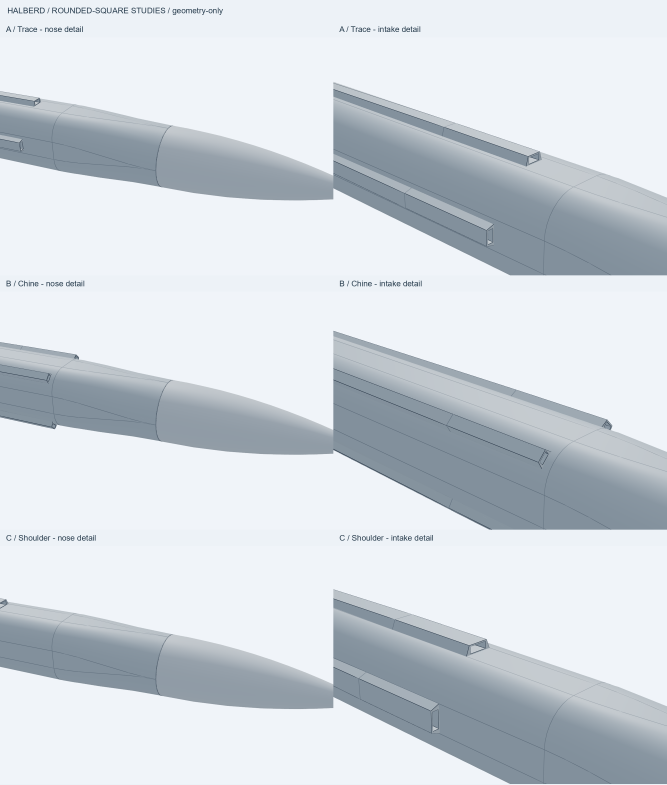
#> input picture cad/halberd_rounded_square/reviews/ABC_Details.png, 2000 x 2353 px (shown at 1/3 size)
$ python -i render_spear_revisions.py   (imports and definitions only)
#> lines starting #> are read from the running program, lines starting #| are printed output that depends on the picture
"""Matched local Spear boattail and one-fin review packet."""

import json
import subprocess
import sys
from pathlib import Path

from PIL import Image, ImageChops, ImageDraw, ImageOps


ROOT = Path(__file__).resolve().parents[1]
REVIEWS = ROOT / "reviews"
CAMERA = {"direction": [-1, -1, .8]}
STUDIES = ("Trim", "Rake", "Broad")


# [11 lines left out: function snapshot, not called in this run]


def tight(path):
    with Image.open(path) as src:
#> src is the input picture: PIL image 2000x2353 RGB; mean R, G, B 208.4, 215.1, 221.8
        image = src.convert("RGB")
    color = image.getpixel((0, 0))
#> color = (237, 242, 247)
    diff = ImageChops.difference(image, Image.new("RGB", image.size, color)).convert("L")
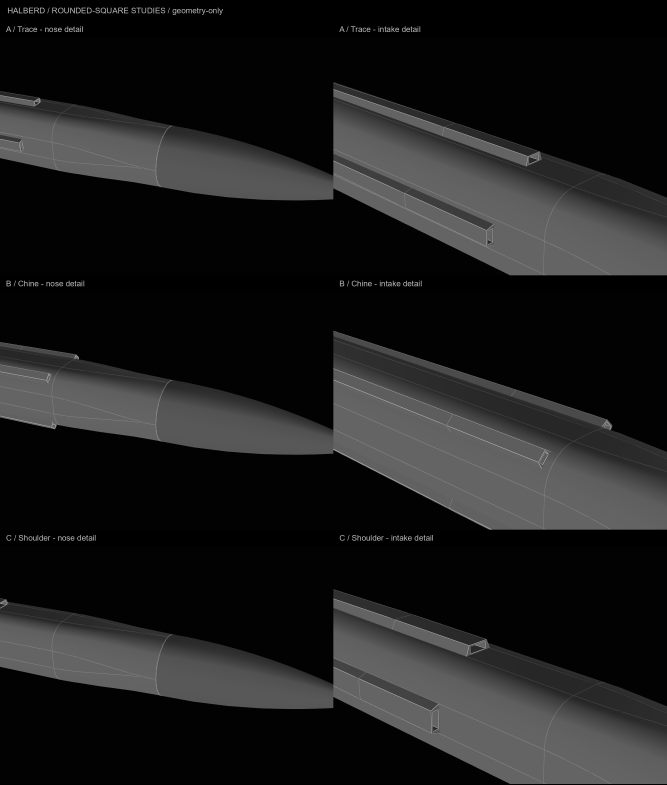
#> diff: PIL image 2000x2353 L (shown at 1/3 size); min 0, max 211, mean 29.7
    bounds = diff.point(lambda value: 255 if value > 25 else 0).getbbox()
#> bounds = (0, 23, 2000, 2352)
    assert bounds, path
    return image.crop(bounds)
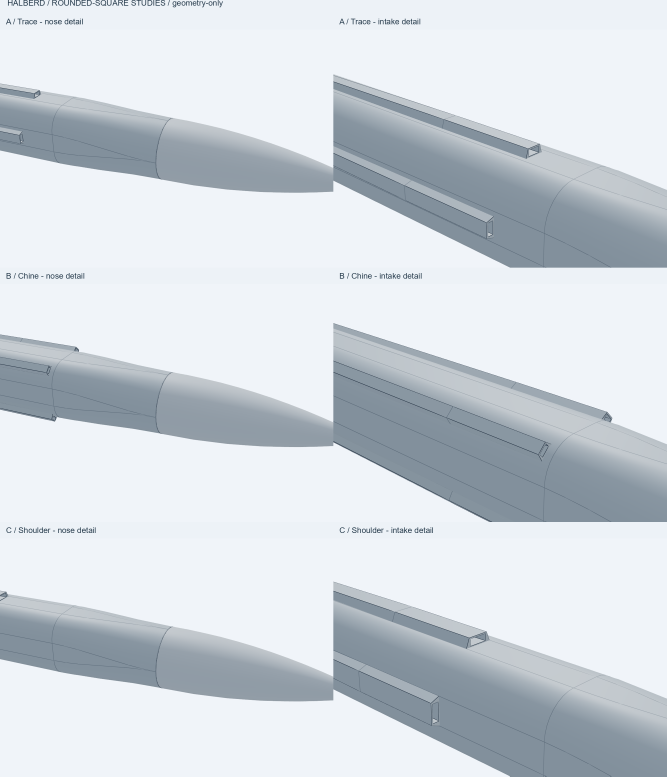
#> returned value: PIL image 2000x2329 RGB (shown at 1/3 size); mean R, G, B 208.1, 214.8, 221.5


# [43 lines left out: functions render, board, not called in this run]


# [3 lines not run here, left out]

>>> result = tight('../../halberd_rounded_square/reviews/ABC_Details.png')

$ run again, on cad/halberd_rounded_square/reviews/A_top.png
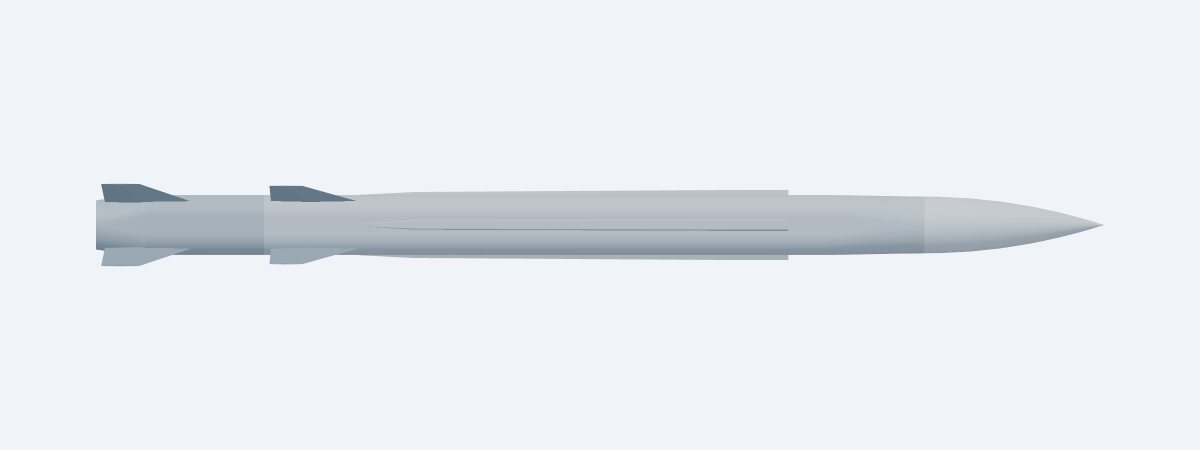
#> input picture cad/halberd_rounded_square/reviews/A_top.png, 2400 x 900 px (shown at 1/2 size)
#> in tight, src is the input picture: PIL image 2400x900 RGBA; mean R, G, B, A 231.9, 236.5, 241.9, 255
#> color = (240, 244, 249)
#> in tight, `diff = ImageChops.difference(image, Image.new("RGB", image.size, color..`:
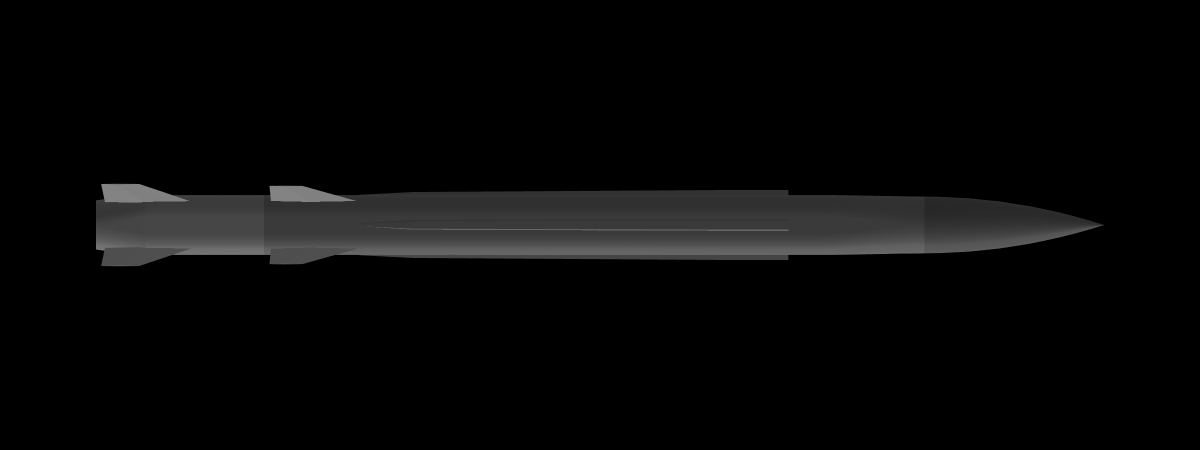
#> diff: PIL image 2400x900 L (shown at 1/2 size); min 0, max 131, mean 7.6
#> bounds = (192, 367, 2207, 533)
#> in tight, `return image.crop(bounds)`:
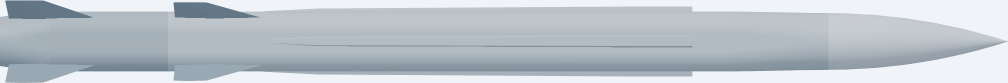
#> returned value: PIL image 2015x166 RGB (shown at 1/2 size); mean R, G, B 187.4, 195.8, 203

$ run again, on cad/halberd_rounded_square/reviews/Booster_R7_fin_iso.png
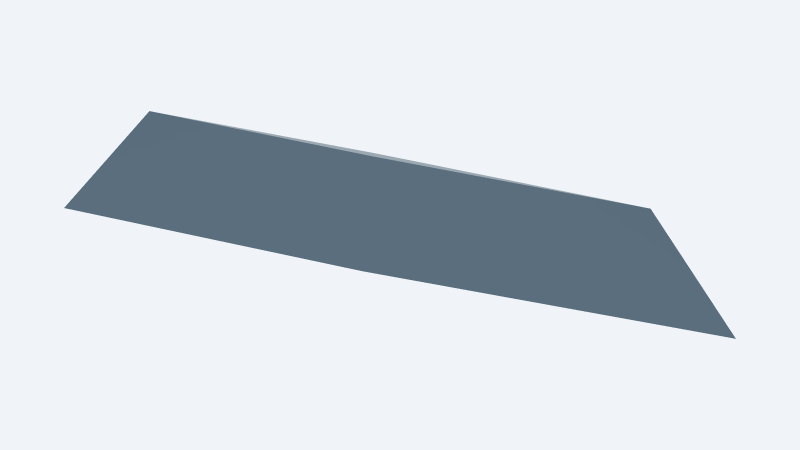
#> input picture cad/halberd_rounded_square/reviews/Booster_R7_fin_iso.png, 1600 x 900 px (shown at 1/2 size)
#> in tight, src is the input picture: PIL image 1600x900 RGBA; mean R, G, B, A 211.5, 218.5, 225.5, 255
#> color = (240, 244, 249)
#> in tight, `diff = ImageChops.difference(image, Image.new("RGB", image.size, color..`:
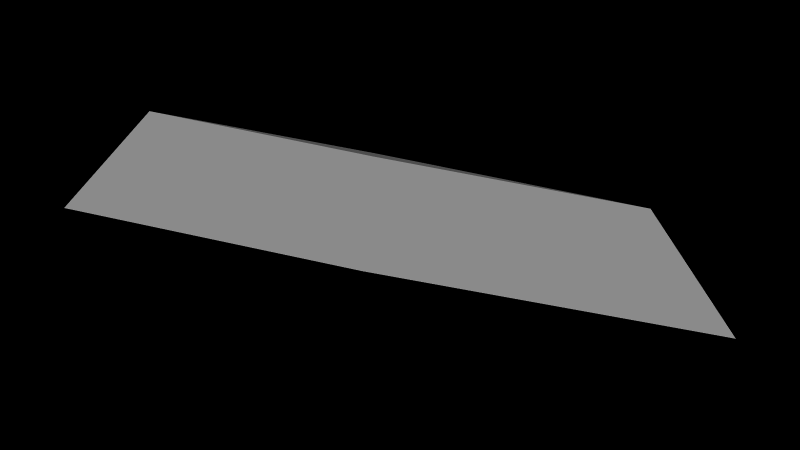
#> diff: PIL image 1600x900 L (shown at 1/2 size); min 0, max 138, mean 26.2
#> bounds = (128, 222, 1472, 678)
#> in tight, `return image.crop(bounds)`:
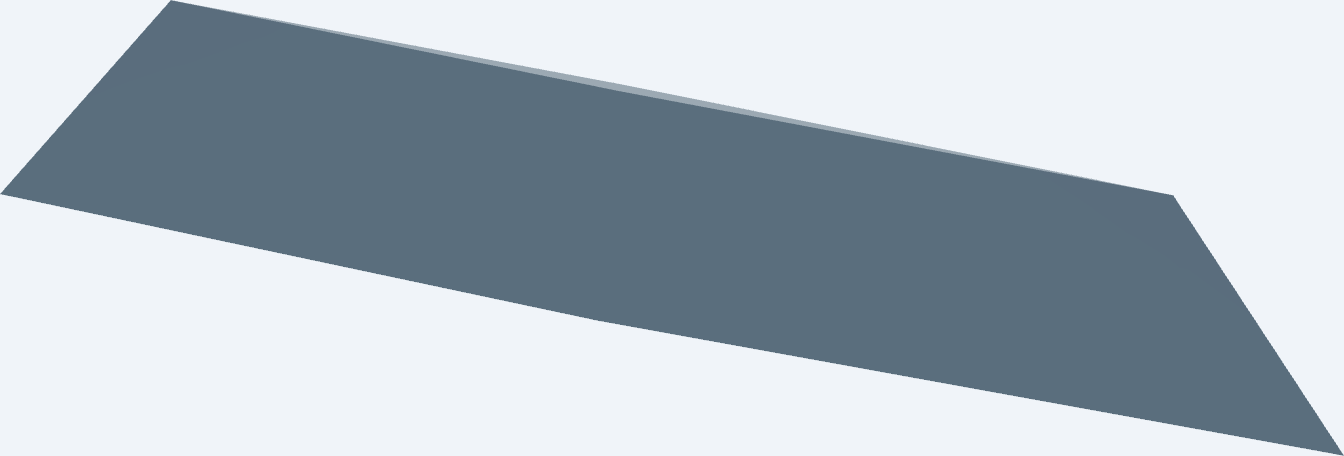
#> returned value: PIL image 1344x456 RGB; mean R, G, B 173.1, 184.2, 193.7
